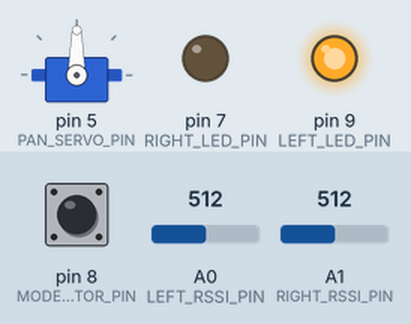
Bench run of a sketch on a simulated Arduino Uno, built with avr-gcc and run on an emulated ATmega328P. Shown: servo, output pins drawn as LEDs (lit = HIGH). The test bench sets the inputs (shaded band); at power-on: pin 8 (MODE_SELECTOR_PIN) HIGH, A0 (LEFT_RSSI_PIN) = 512, A1 (RIGHT_RSSI_PIN) = 512. What the sketch prints to the serial monitor is not drawn.

Above: at 1.2 s.
1.3 s: pin 8 (MODE_SELECTOR_PIN) pulled LOW for 0.15 s
At 1.6 s:
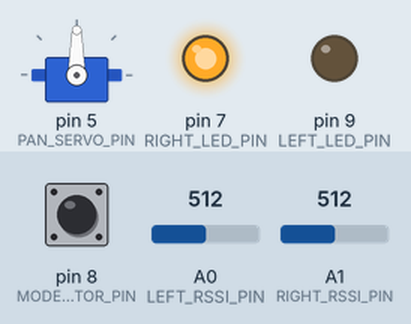
2.9 s: A0 (LEFT_RSSI_PIN) set to 390
At 4.7 s:
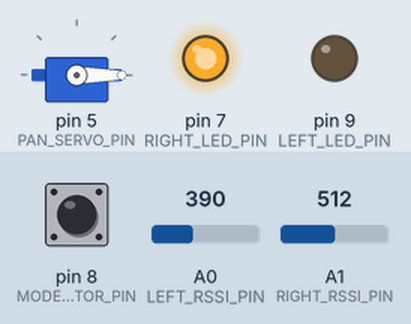
5.9 s: A1 (RIGHT_RSSI_PIN) set to 306
At 8.4 s:
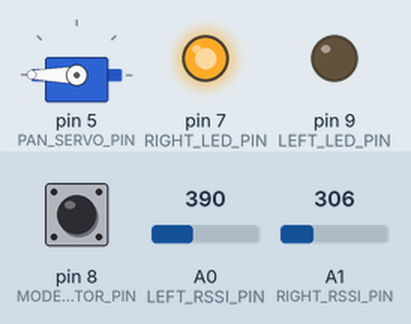
8.9 s: A1 (RIGHT_RSSI_PIN) set to 382
10.6 s: A1 (RIGHT_RSSI_PIN) set to 401
At 12.85 s:
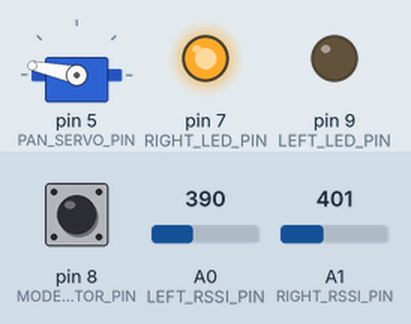
13.6 s: A0 (LEFT_RSSI_PIN) set to 716
Timing chart, 0 to 16.4 s (numbered marks = the images above; inputs shaded):
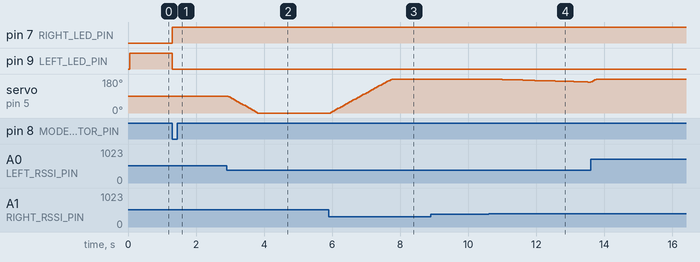

Measured:
- the behaviour switches between 393 and 394 on A1 (RIGHT_RSSI_PIN) (found by bisection; images 3 and 4)
- after the input at 1.3 s, pin 7 (RIGHT_LED_PIN): LOW → HIGH at once; pin 9 (LEFT_LED_PIN): HIGH → LOW at once
- after the input at 2.9 s, servo on pin 5 (PAN_SERVO_PIN): moves from 90° to 0° over 0.85 s, starting after 0.05 s
- after the input at 5.9 s, servo on pin 5 (PAN_SERVO_PIN): moves from 0° to 180° over 1.8 s, starting after 0.05 s
- after the input at 8.9 s, every drawn part: stays the same
- after the input at 10.6 s, servo on pin 5 (PAN_SERVO_PIN): moves from 180° to 164° over 2.9 s, starting after 0.06 s

The sketch:

rssi-antenna-tracker.ino
```cpp
/*
  RSSI Antenna Tracker
*/

#include <Servo.h>
#include <Timer.h>

/*
 *  For testing different curves
 *  All new curves are more precise
 *  and maintain lock better than old RELATIVE
 *
 *  Uncomment one
 */
//#define EXPONENTIAL       // OK
#define SIGMOID             // Best
//#define PROPORTIONAL      // twitchy

#define SIGMOID_SLOPE       1
#define SIGMOID_OFFSET      4

#if defined(EXPONENTIAL) || defined(SIGMOID) || !defined(PROPORTIONAL)
// all good
#else
  #error "Please define ONE tracking curve: EXPONENTIAL, SIGMOID, PROPORTIONAL"
#endif


/*
   Pin mapping
   You can change these pins, just make sure that
   RSSI pins are analog inputs
   and servo pin supports PWM
*/
#define LEFT_RSSI_PIN       0     // analog RSSI measurement pin
#define RIGHT_RSSI_PIN      1
#define PAN_SERVO_PIN       5     // Pan servo pin
#define RIGHT_LED_PIN       7     // right indicator LED
#define LEFT_LED_PIN        9     // right indicator LED
#define MODE_SELECTOR_PIN   8     // mode selector button

/*
   There is going to be some difference in receivers,
   one is going to be less sensitive than the other.
   It will result in slight offset when tracker is centered on target

   Find value that evens out RSSI
 */
#define RSSI_OFFSET_RIGHT   0
#define RSSI_OFFSET_LEFT    0

/*
   MIN and MAX RSSI values corresponding to 0% and 100% from receiver
   See serial monitor
*/
#define RSSI_MAX            400
#define RSSI_MIN            120

/*
   Safety limits for servo

   Find values where servo doesn't buzz at full deflection
*/
#define SERVO_MAX           180
#define SERVO_MIN           0

/*
 * Servo 'speed' limits
 * MAX and MIN step in degrees
 */
#define SERVO_MAX_STEP      5
#define SERVO_MIN_STEP      0.09     // prevents windup and servo crawl

/*
   Center deadband value!
   Prevents tracker from oscillating when target is in the center
   When using SIGMOID or EXPONENTIAL you can set this almost to 0
*/
#define DEADBAND            5

/*
   Depending which way around you put your servo
   you may have to change direction

   either 1 or -1
*/
#define SERVO_DIRECTION     1

#define FIR_SIZE            10
#define LAST                FIR_SIZE - 1


uint16_t rssi_left_array[FIR_SIZE];
uint16_t rssi_right_array[FIR_SIZE];


Timer timer;
Servo servoPan;

enum Mode : uint16_t
{
  MANUAL,
  TRACKING
};

class Button
{
public:
  void setup(int pin, int active, unsigned long debounce=50)
  {
    _pin = pin;
    _active = active;
    _pressed = false;
    _debounce = debounce;
    _clear_to_read = millis();
  }

  bool pressed()
  {
    bool result = false;
    // debouncinc
    if(millis() < _clear_to_read)
    {
      return false;
    }

    const auto current_state = digitalRead(_pin);
    if(!_pressed)
    {
      if(current_state == _active)
      {
        _pressed = true;
        _clear_to_read = millis() + _debounce;
        result = true;
      }
    }
    else
    {
      if(current_state != _active)
      {
        _pressed = false;
      }
    }
    return result;
  }

private:

  int _pin;
  int _active;
  bool _pressed;
  unsigned long _clear_to_read;
  unsigned long _debounce;
};


struct State {
  Mode mode;
  float anglePan;
  uint16_t avgLeft;
  uint16_t avgRight;
};

State state;
Button mode_button;

void setup() {
  servoPan.attach(PAN_SERVO_PIN);
  servoPan.write(90);

  state = {
    .mode = Mode::MANUAL,
    .anglePan = 90.0
  };

  // wipe array
  for (int i = 0; i < FIR_SIZE; i++) {
    rssi_right_array[i] = 0;
    rssi_left_array[i] = 0;
  }

  Serial.begin(115200);
  timer.every(50, mainLoop);
  timer.every(5, measureRSSI);
  pinMode(RIGHT_LED_PIN, OUTPUT);
  pinMode(LEFT_LED_PIN, OUTPUT);
  pinMode(MODE_SELECTOR_PIN, INPUT_PULLUP);
  mode_button.setup(MODE_SELECTOR_PIN, LOW, 200);
}


void loop()
{
  if(mode_button.pressed())
  {
    state.mode = state.mode == Mode::MANUAL ? Mode::TRACKING : Mode::MANUAL;
  }
  timer.update();

}


void mainLoop()
{
  switch(state.mode)
  {
  case Mode::MANUAL:
    digitalWrite(LEFT_LED_PIN, HIGH);
    digitalWrite(RIGHT_LED_PIN, LOW);
    manual();
    break;
  case Mode::TRACKING:
    digitalWrite(LEFT_LED_PIN, LOW);
    digitalWrite(RIGHT_LED_PIN, HIGH);
    tracking();
    break;
  }
}


void manual()
{
  state.anglePan = limit(SERVO_MIN, SERVO_MAX, 90.0);
  servoPan.write(state.anglePan);
}


void tracking() {
  state.avgLeft = max(avg(rssi_left_array, FIR_SIZE) + RSSI_OFFSET_LEFT, RSSI_MIN);
  state.avgRight = max(avg(rssi_right_array, FIR_SIZE) + RSSI_OFFSET_RIGHT, RSSI_MIN);

//  If avg RSSI is above 90%, don't move
//  if ((avgRight + avgLeft) / 2 > 360) {
//    return;
//  }

  /*
     the lower total RSSI is, the lower deadband gets
     allows more precise tracking when target is far away
  */
  uint8_t dynamicDeadband = (float(state.avgRight + state.avgLeft) / 2 - RSSI_MIN) / (RSSI_MAX - RSSI_MIN) * DEADBAND;

  // if target is in the middle, don't move
  if (abs(state.avgRight - state.avgLeft) < dynamicDeadband ) {
    return;
  }

  float ang = 0;

  // move towards stronger signal
  if (state.avgRight > state.avgLeft) {

  #if defined(EXPONENTIAL)
    float x = float(state.avgRight - state.avgLeft);
    x = x * x / 500;
    ang = x * SERVO_DIRECTION * -1;
  #endif

  #if defined(SIGMOID)
    float x = float(state.avgRight - state.avgLeft) / 10;
    x = SERVO_MAX_STEP / (1+ exp(-SIGMOID_SLOPE * x + SIGMOID_OFFSET));
    ang = x * SERVO_DIRECTION * -1;
  #endif

  #if defined(PROPORTIONAL)
    float x = float(state.avgRight - state.avgLeft) / 10;
    ang = x * SERVO_DIRECTION * -1;
  #endif
  }
  else {

  #if defined(EXPONENTIAL)
    float x = float(state.avgLeft - state.avgRight);
    x = x * x / 500;
    ang = x * SERVO_DIRECTION;
  #endif

  #if defined(SIGMOID)
    float x = float(state.avgLeft - state.avgRight) / 10;
    x = SERVO_MAX_STEP / (1+ exp(-SIGMOID_SLOPE * x + SIGMOID_OFFSET));
    ang = x * SERVO_DIRECTION;
  #endif

  #if defined(PROPORTIONAL)
    float x = float(state.avgLeft - state.avgRight) / 10;
    ang = x * SERVO_DIRECTION;
  #endif
  }

  // upper and lower limit for angle step
  ang = (abs(ang) > SERVO_MAX_STEP ? SERVO_MAX_STEP * ang/abs(ang) : ang);
  ang = (abs(ang) < SERVO_MIN_STEP ? 0 : ang);

  // move servo by n degrees
  movePanBy(ang);
  sendStatus();
}

uint8_t crc(const uint8_t* buf, size_t len)
{
  uint8_t res = 0;
  for(size_t i=0; i < len; ++i)
  {
    res += buf[i];
  }
  return res;
}

void sendStatus()
{
  struct StatusMessage {
    unsigned long timestamp;
    State state;
  };
  StatusMessage status;
  status.timestamp = millis();
  status.state = state;
  Serial.write('{');
  Serial.write((const uint8_t*)&status, sizeof(StatusMessage));
  Serial.write(crc((const uint8_t*)&status, sizeof(StatusMessage)));
  Serial.write('}');
}

void movePanBy(float angle) {

  state.anglePan += angle;
  state.anglePan = limit(SERVO_MIN, SERVO_MAX, state.anglePan);
  servoPan.write(state.anglePan);
}

void measureRSSI() {

  advanceArray(rssi_left_array, FIR_SIZE);
  advanceArray(rssi_right_array, FIR_SIZE);

  rssi_left_array[LAST] = analogRead(LEFT_RSSI_PIN);
  rssi_right_array[LAST] = analogRead(RIGHT_RSSI_PIN);
}

uint16_t avg(uint16_t samples[], uint8_t n) {

  uint32_t summ = 0;
  for (uint8_t i = 0; i < n; i++) {
    summ += samples[i];
  }

  return uint16_t(summ / n);
}

void advanceArray(uint16_t *samples, uint8_t n) {

  for (uint8_t i = 0; i < n - 1; i++) {
    samples[i] = samples[i + 1];
  }
}


float limit(float lowerLimit, float upperLimit, float var) {

  return min(max(var, lowerLimit), upperLimit);
}
```
